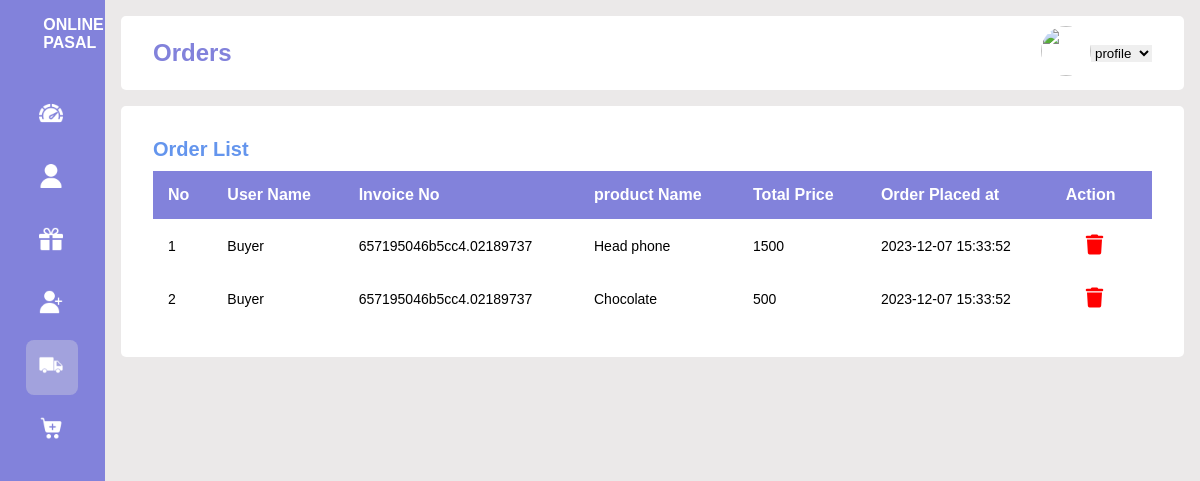
The app's page /admin/order_table.php with its own data.
### tables this page shows
CREATE TABLE `orders` (
  `order_id` int(11) NOT NULL,
  `productId` int(11) NOT NULL,
  `user_id` int(11) NOT NULL,
  `order_quantity` int(15) NOT NULL,
  `invoice_no` varchar(50) NOT NULL,
  `order_date` datetime NOT NULL DEFAULT current_timestamp()
);

CREATE TABLE `signup` (
  `user_id` int(11) NOT NULL,
  `fname` varchar(255) NOT NULL,
  `email` varchar(255) NOT NULL,
  `phone` bigint(15) NOT NULL,
  `address` varchar(255) NOT NULL,
  `password` varchar(255) NOT NULL,
  `user_image` varchar(50) NOT NULL,
  `user_type` varchar(255) NOT NULL DEFAULT 'user_type',
  `dt` timestamp NOT NULL DEFAULT current_timestamp() ON UPDATE current_timestamp()
);

CREATE TABLE `products` (
  `productId` int(11) NOT NULL,
  `user_id` int(11) NOT NULL,
  `productName` varchar(255) NOT NULL,
  `price` varchar(255) NOT NULL,
  `description` varchar(255) NOT NULL,
  `category` varchar(255) NOT NULL,
  `image` varchar(255) NOT NULL,
  `stock` int(150) NOT NULL,
  `size` varchar(50) NOT NULL,
  `used` varchar(50) NOT NULL,
  `productType` varchar(255) NOT NULL
);

### admin/order_table.php (the view, shortened to what this page needs)
<?php
include '../config.php';
$user_id=$_SESSION["user_id"];
$select_user=mysqli_query($conn,"Select * from `signup` WHERE user_id='$user_id'");
mysqli_num_rows($select_user);
$fetch_user=mysqli_fetch_assoc($select_user);
?>
<!DOCTYPE html>
<html lang="en">
<head>
    <link rel="stylesheet" href="style.css">
    <link rel="stylesheet" href="https://cdnjs.cloudflare.com/ajax/libs/font-awesome/6.4.2/css/all.min.css">
</head>
<body>
<div class="sidebar">
        <div class="logo"><h4>ONLINE PASAL</h4></div>
        <ul class="menu">
           <li>
            <a href="dashboard.php">
                <i><img src="../img/dashboard.png" class="side-icon"></i>
            </a>
           </li>
           <li>
            <a href="profile.php">
                <i><img src="../img/profile.png" class="side-icon"></i>
            </a>
           </li>
           <li>
            <a href="productstable.php">
            <i><img src="../img/product.png" class="side-icon"></i>
            </a>
           </li>
           <li>
            <a href="userstable.php">
            <i><img src="../img/add-user.png" class="side-icon"></i>
            </a>
           </li>
           <li class="active">
            <a href="order_table.php">
            <i><img src="../img/order.png" class="side-icon"></i>
            </a>
           </li>
           <li>
            <a href="categorytable.php">
            <i><img src="../img/add-category.png" class="side-icon"></i>
            </a>
           </li>
        </ul>
    </div>
    <div class="main-content">
        <div class="header-wrapper">
            <div class="header-title">
                <h2>Orders</h2>
            </div>
            <div class="user-info">
            <a href="profile.php"><img src="../img/user_image/<?php echo $fetch_user['user_image']?>" alt=""></a>
            <select onchange="location = this.value;">
                <option value="profile.php">profile</option>
            </select>
            </div>
        </div>
        <div class="tabular-wrapper">
        <h3 class="main-title">Order List</h3>
        <div class="table-container">
        <?php
          $i = 1;
          $rows = mysqli_query($conn, "SELECT o.*,p.*,u.* FROM orders AS o JOIN products AS p ON o.productId= p.productId JOIN signup AS u ON o.user_id=u.user_id");
          if(mysqli_num_rows($rows)>0){
           echo' <table>
                <thead>
                    <tr>
                        <th>No</th>
                        <th>User Name</th>
                        <th>Invoice No</th>
                        <th>product Name</th>
                        <th>Total Price</th>
                        <th>Order Placed at</th>
                        <th>Action</th>
                    </tr>
                </thead>';
                ?>
                <?php foreach($rows as $row) : ?>
                    <?php $grand_total=($row['price'] * $row['order_quantity']); ?>
        <tr>
            <td><?php echo $i++; ?></td>
            <td><?php echo $row["fname"] ?></td>
            <td><?php echo $row["invoice_no"] ?></td>
            <td><?php echo $row["productName"] ?></td>
            <td><?php echo $grand_total ?></td>
            <td><?php echo $row["order_date"] ?></td>
            <td>
                 <a href="order_delete.php?delete=<?php  echo $row["order_id"]?>"
                class="delete_product_btn" onclick="return confirm('Are you sure you want to delete');">
                <i class="fas fa-trash"></i></a>
            </td>
        </tr>
          <?php
          endforeach;
        }
          else{
            echo"<div class='empty_text'>No User Available</div>";
          }
          ?>
            </table>
        </div>
    </div>
</div>
</body>
</html>

### admin/style.css (style rules this page uses)
* { margin: 0; padding: 0; border: none; outline: none; box-sizing: border-box; font-family: "Poppins",sans-serif; }
body { display: flex; }
.sidebar { position: sticky; top: 0; left: 0; bottom: 0; width: 110px; height: 100vh; padding: 0 1.7rem; color: white; overflow: hidden; transition: all 0.5s linear; background: rgb(130, 130, 219); }
.logo { height: 80px; padding: 16px; }
.menu { height: 88%; position: relative; list-style: none; padding: 0; }
.menu li { transition: all 0.5s ease-in-out; margin: 8px 0; border-radius: 8px; margin-left: -1px; }
.menu li:hover, .active { background: #e0e0e058; }
.menu a { color: white; font-size: 14px; text-decoration: none; display: flex; align-items: center; gap: .5rem; }
.menu a i { font-size: 1.2rem; }
.side-icon { padding: .8rem; height: 50px; width: 50px; }
.main-content { position: relative; background: #ebe9e9; width: 100%; padding: 1rem; }
.header-wrapper img { width: 50px; height: 50px; cursor: pointer; border-radius: 50%; }
.header-wrapper { display: flex; justify-content: space-between; align-items: center; flex-wrap: wrap; background: white; border-radius: 5px; padding: 10px 2rem; margin-bottom: 1rem; }
.header-title { color: rgb(130, 130, 219); }
.user-info { display: flex; align-items: center; }
.main-title { color: cornflowerblue; padding-bottom: 10px; font-size: 20px; }
.tabular-wrapper { background: white; margin-top: 1rem; border-radius: 5px; padding: 2rem; }
.table-container { width: 100%; }
table { width: 100%; border-collapse: collapse; }
thead { background: rgb(130, 130, 219); color: white; }
th { padding: 15px; text-align: left; }
td { padding: 15px; font-size: 14px; color: black; }
.delete_product_btn { color: red; margin: 20px; font-size: 20px; }

### records on screen
orders: user.fname "Buyer", invoice_no "657195046b5cc4.02189737", productId.productName "Head phone", productId.price "1500", order_date "2023-12-07 15:33:52"
orders: user.fname "Buyer", invoice_no "657195046b5cc4.02189737", productId.productName "Chocolate", productId.price "500", order_date "2023-12-07 15:33:52"
